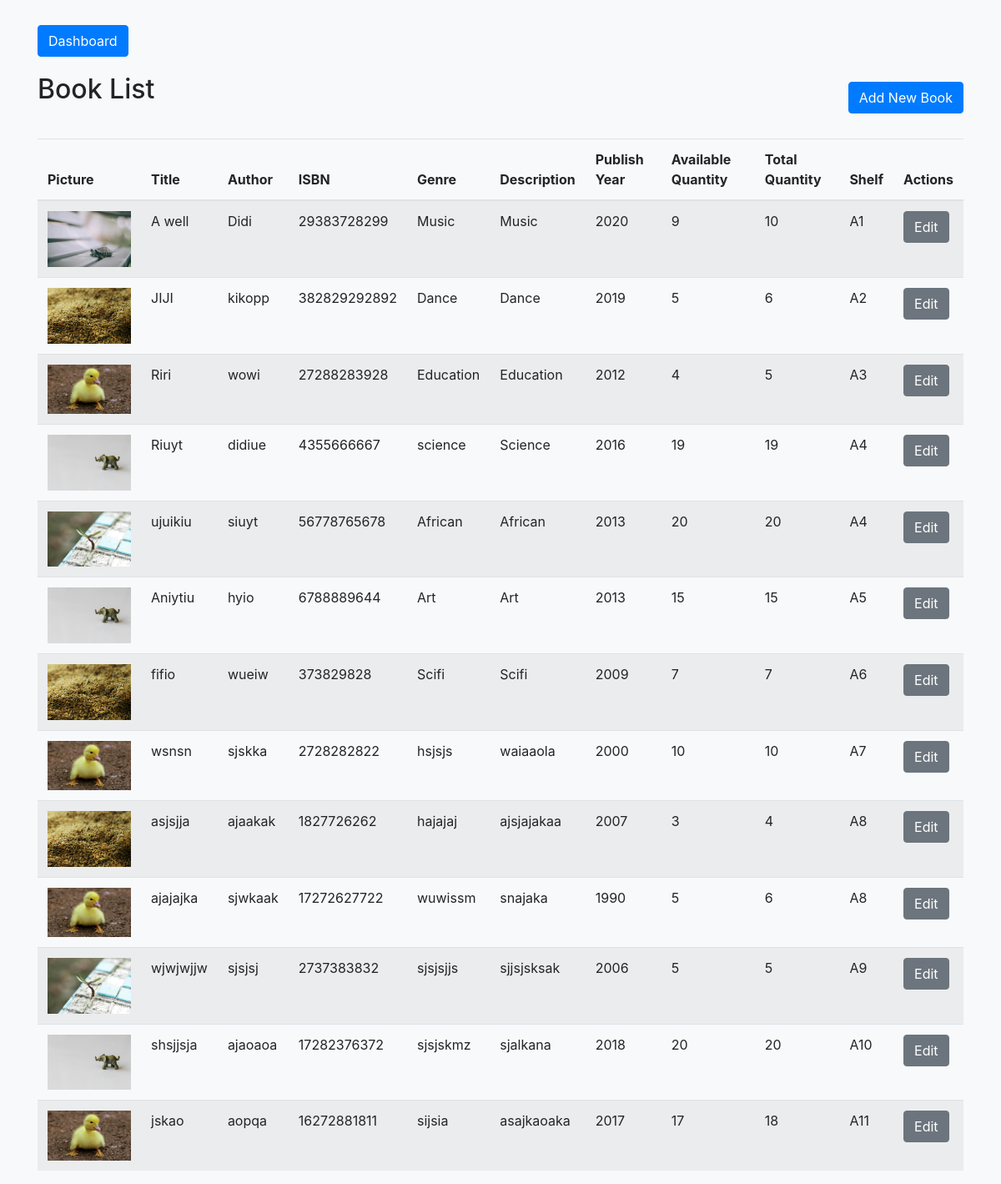
Before: /books with the older database file.
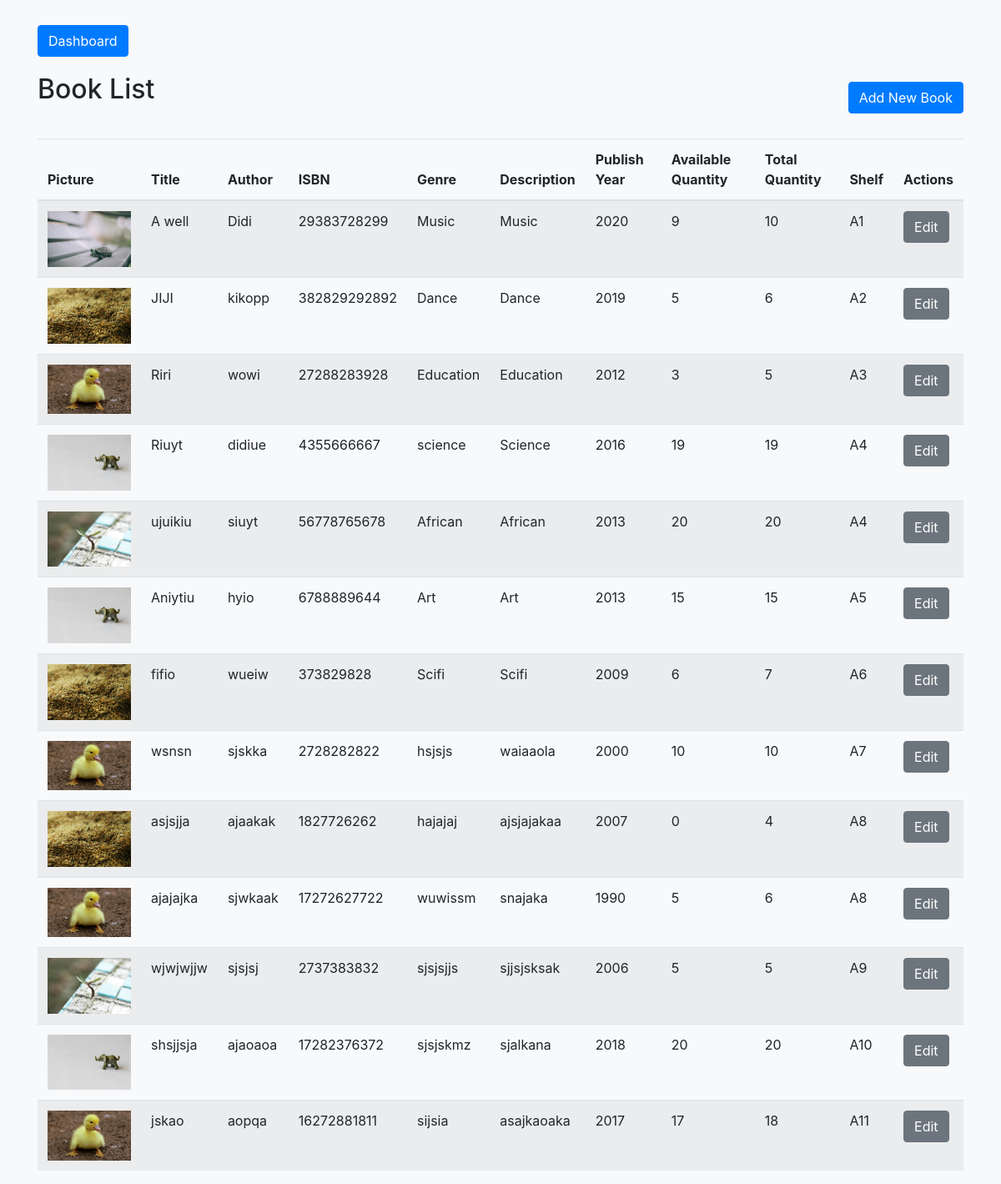
After: the same page with the newer database file.
### models.py (models this page shows, shortened)
class Book(db.Model):
    id = db.Column(db.Integer, primary_key=True)
    picture = db.Column(db.String(120), nullable=True)
    title = db.Column(db.String(150), nullable=False)
    author = db.Column(db.String(100), nullable=False)
    isbn = db.Column(db.String(20), unique=True, nullable=False)
    genre = db.Column(db.String(50), nullable=True)
    description = db.Column(db.String(50), nullable=False)
    publication_year = db.Column(db.Integer)
    available_quantity = db.Column(db.Integer, default=1)
    total_quantity = db.Column(db.Integer, default=1)
    shelf = db.Column(db.String(100), nullable=False)

### app.py (the view)
@app.route('/books')
def list_books():
    books = Book.query.all()
    return render_template('list_books.html', books=books)

### templates/list_books.html (shortened to what this page needs)
<!DOCTYPE html>
<html lang="en">
<head>
    <link href="https://stackpath.bootstrapcdn.com/bootstrap/4.5.2/css/bootstrap.min.css" rel="stylesheet">
</head>
<body>
<div class="container">
    <div class="dlink">
        <a href="{{ url_for('dashboard') }}" class="btn btn-primary">Dashboard</a>
    </div>
    <div class="d-flex justify-content-between align-items-center">
        <h2>Book List</h2>
        <a href="{{ url_for('add_book') }}" class="btn btn-primary">Add New Book</a>
    </div>
    <table class="table table-striped">
        <thead>
            <tr>
                <th>Picture</th>
                <th>Title</th>
                <th>Author</th>
                <th>ISBN</th>
                <th>Genre</th>
                <th>Description</th>
                <th>Publish Year</th>
                <th>Available Quantity</th>
                <th>Total Quantity</th>
                <th>Shelf</th>
                <th>Actions</th>
            </tr>
        </thead>
        <tbody>
            {% for book in books %}
            <tr>
                <td>
                    {% if book.picture %}
                    <img src="{{ url_for('static', filename='uploads/' + book.picture) }}" alt="{{ book.title }}" width="100">
                    {% else %}
                    No image
                    {% endif %}
                </td>
                <td>{{ book.title }}</td>
                <td>{{ book.author }}</td>
                <td>{{ book.isbn }}</td>
                <td>{{ book.genre }}</td>
                <td>{{ book.description }}</td>
                <td>{{ book.publication_year }}</td>
                <td>{{ book.available_quantity }}</td>
                <td>{{ book.total_quantity }}</td>
                <td>{{ book.shelf }}</td>
                <td>
                    <a href="{{ url_for('edit_book', book_id=book.id) }}" class="btn btn-secondary">Edit</a>
                </td>
            </tr>
            {% endfor %}
        </tbody>
    </table>
</div>
</body>
</html>

Changed rows visible on the page:
changed Book "Riri": available_quantity "4" → "3"
changed Book "fifio": available_quantity "7" → "6"
changed Book "asjsjja": available_quantity "3" → "0"
